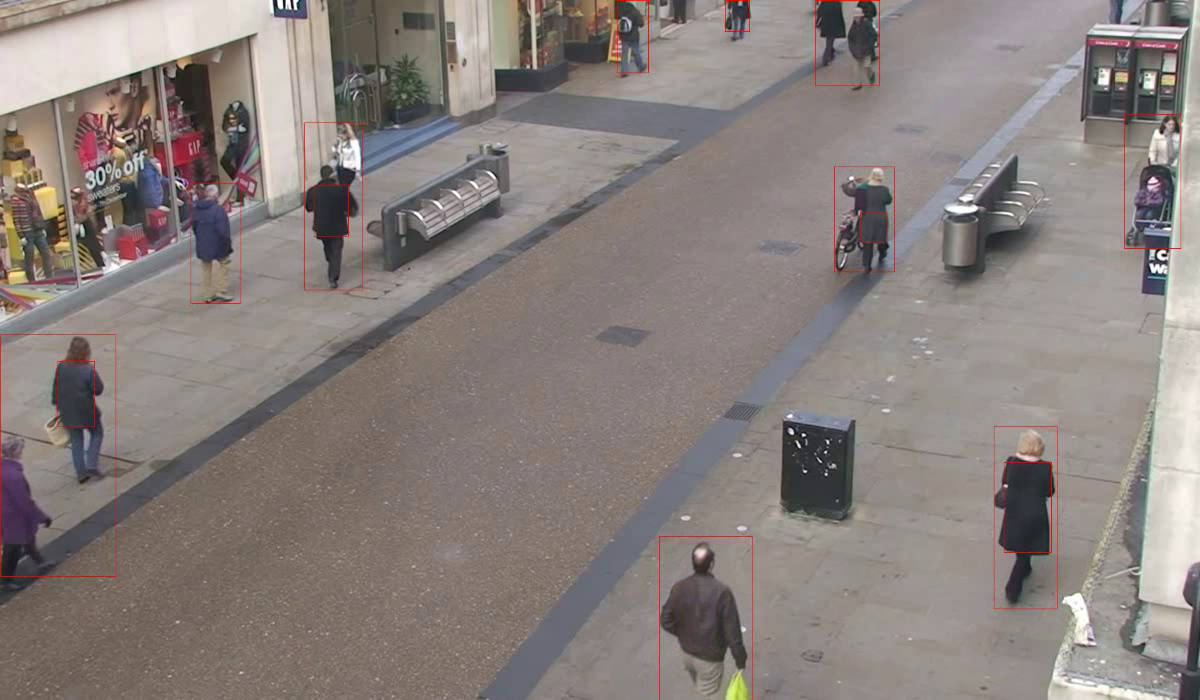
#> input picture frame 14 of videos/people_detection.avi, 1200 x 700 px, given in place of example_2.mp4, which was not available
$ python 'Motion Detection .py'
#> lines starting #> are read from the running program, lines starting #| are printed output that depends on the picture; after the words box and inside, x2 and y2 are one past the last pixel; in counts of white or black regions, pixels touching at a corner belong together; pictures that were not available may be replaced by others from this repository, and a replacement may not be noted
# -*- coding: utf-8 -*-
"""
Created on Sat May 29 18:04:11 2021

@author: Microsoft
"""


import cv2 as cv
import numpy as np
import os

os.chdir("D:\Courses\Machine learning and Deep learning\open cv\Computer vision with Ahmed Ibrahim\data")

cap=cv.VideoCapture("example_2.mp4")


# (returns float which we need to convert to integer for later on!)
width = int(cap.get(cv.CAP_PROP_FRAME_WIDTH))
height = int(cap.get(cv.CAP_PROP_FRAME_HEIGHT))


fourcc=cv.VideoWriter_fourcc(*'XVID')

writer=cv.VideoWriter("people_detection.avi",fourcc, 10 , (1200,700) )


ret,frame1=cap.read()
#> frame1 is the input picture: shape (700, 1200, 3); mean B, G, R 125.2, 128.6, 137.5
ret,frame2=cap.read()
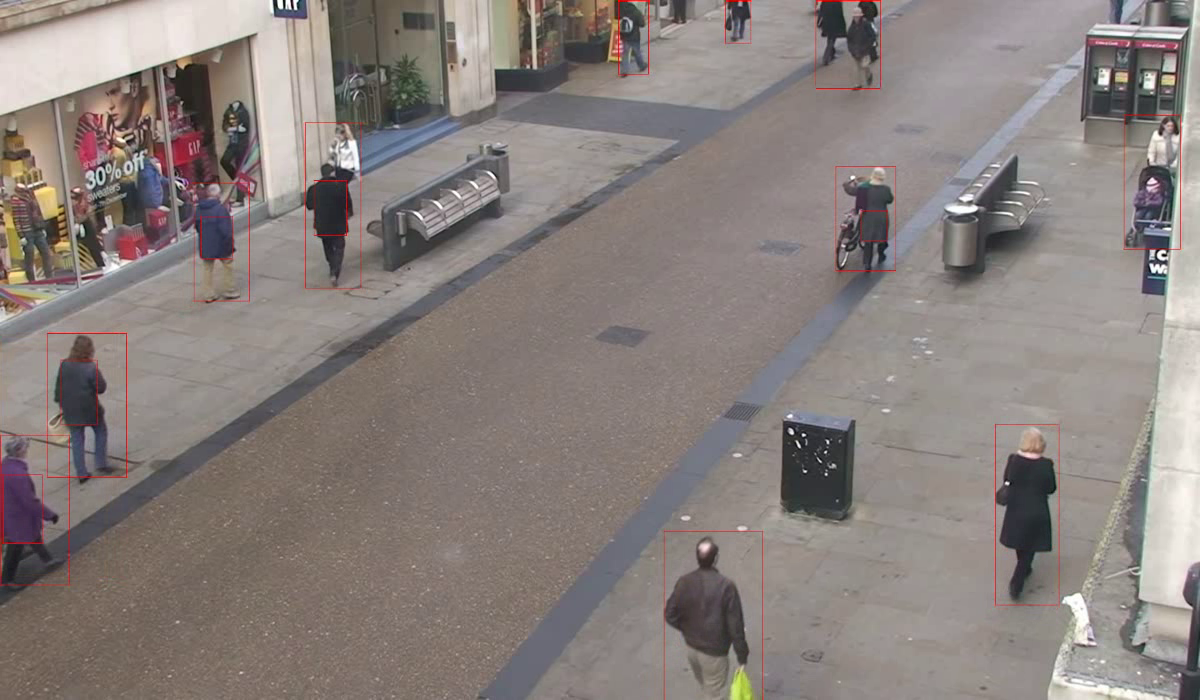
#> input picture frame 15 of videos/people_detection.avi, 1200 x 700 px, given in place of example_2.mp4, which was not available
#> frame2 is the input picture: shape (700, 1200, 3); mean B, G, R 125.1, 128.5, 137.4

kernal=np.ones((9,9),np.uint8)

while(1):

    # calculate absolute different between two frame
    ads_diff=cv.absdiff(frame1, frame2)
    img2gray=cv.cvtColor(ads_diff, cv.COLOR_BGR2GRAY)
    #do blur to enhancement the gray image
    gaussian=cv.GaussianBlur(img2gray, (5,5),0)
    # get thresh hold tht convert image to binary
    _,thresh=cv.threshold(gaussian, 20, 255, cv.THRESH_BINARY)
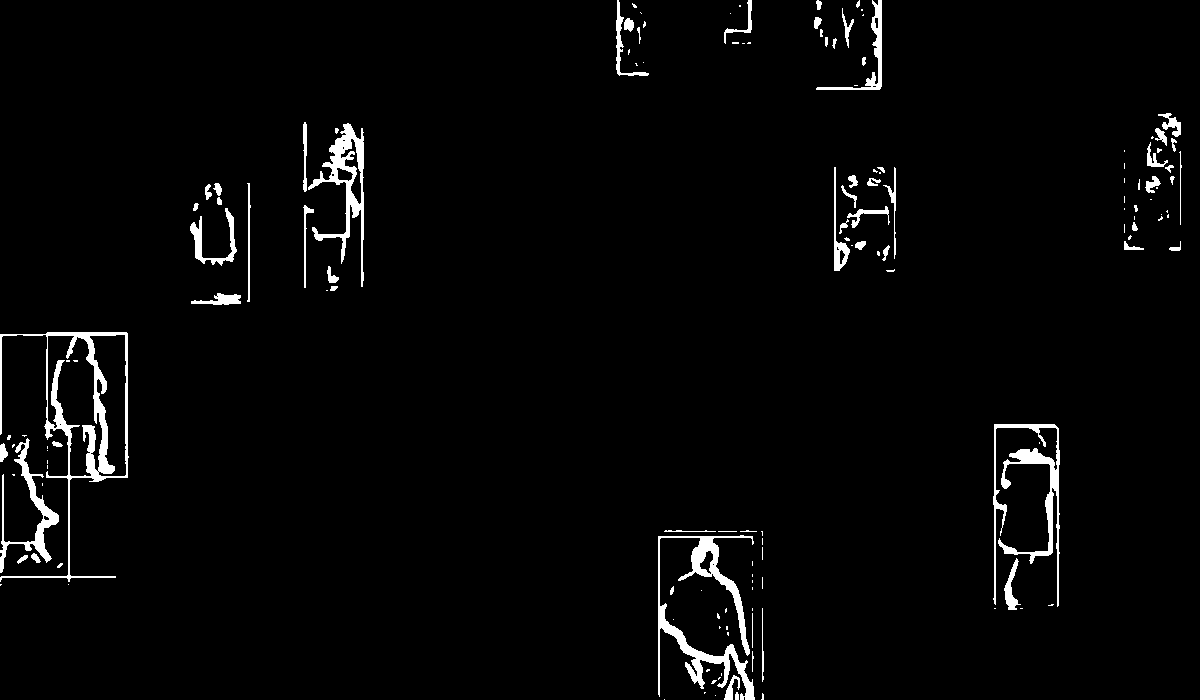
#> thresh: shape (700, 1200); 2.7% white; 146 white regions (82 under 20 px), largest, box (x1, y1, x2, y2) and area: (0, 332, 129, 582) 4268, (658, 535, 755, 700) 3595, (993, 424, 1060, 607) 2644
    # dilate + erode (closing) the pixels that make more accurate
    morphology=cv.morphologyEx(thresh,  cv.MORPH_CLOSE, kernal, iterations=5)
#> morphology: shape (700, 1200); 10.9% white; 10 white regions
    #find the contours from the transformation image
    contours,_=cv.findContours(morphology, cv.RETR_TREE, cv.CHAIN_APPROX_SIMPLE)
#> contours = 11 contours; largest, box (x1, y1, x2, y2) and area: (0, 332, 129, 586) 25422, (658, 530, 764, 700) 17575, (993, 424, 1060, 610) 11772, (303, 122, 364, 291) 9651, (1124, 113, 1200, 251) 8878

    for contour in contours:
        #give bounding rectangle box from contours
        (x,y,w,h)=cv.boundingRect(contour)

        if cv.contourArea(contour)<600:
            continue
        #draw rectangle on frame1
        cv.rectangle(frame1, (x,y), (x+w, y+h), (0,0,255))
#> this loop made 11 passes
#> (x, y, w, h) on passes 1 to 8: (658, 530, 106, 170), (993, 424, 67, 186), (0, 332, 129, 254), (1, 335, 46, 101), (190, 183, 61, 122), (834, 167, 62, 105), (303, 122, 61, 169), (1124, 113, 76, 138)
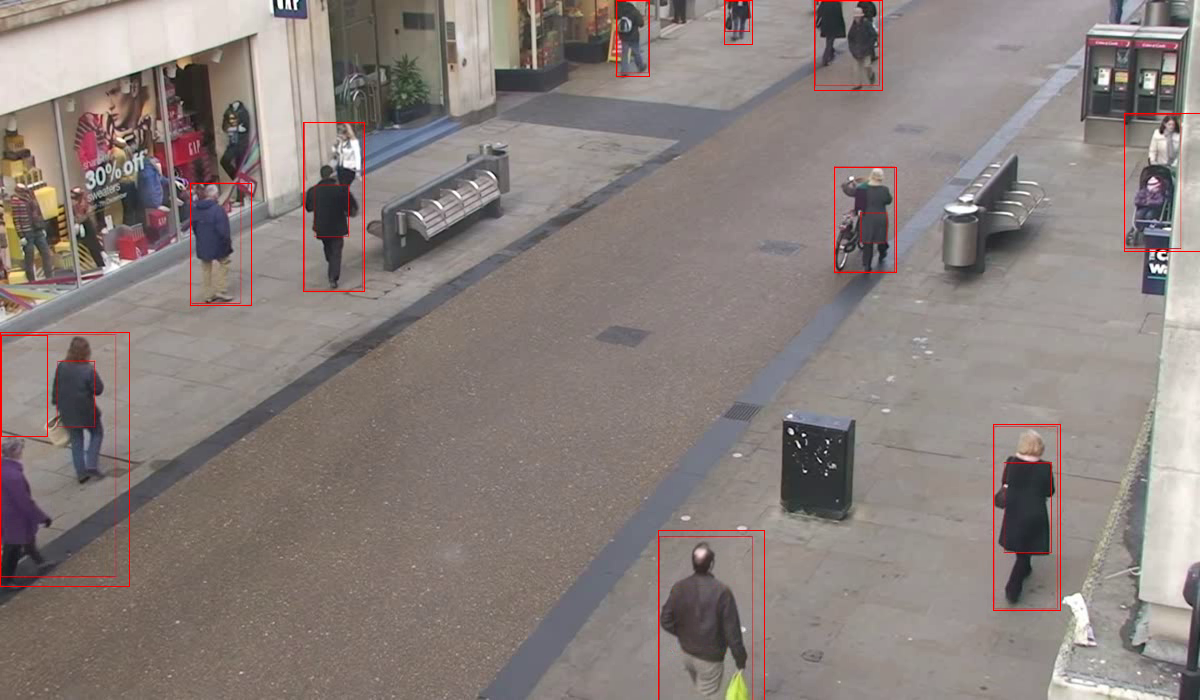
#> frame1: shape (700, 1200, 3); 0.49% of pixels changed, all inside (x1, y1, x2, y2) = (0, 0, 1200, 700)

    # cv.drawContours(frame1, contour, -1, (0,255,0),10)
    image = cv.resize(frame1, (1200,700))
    writer.write(image)
    cv.imshow("motion detection",frame1)
    cv.imshow("morphology",morphology)


    #give more frame and repeates
    frame1=frame2
    _,frame2=cap.read()
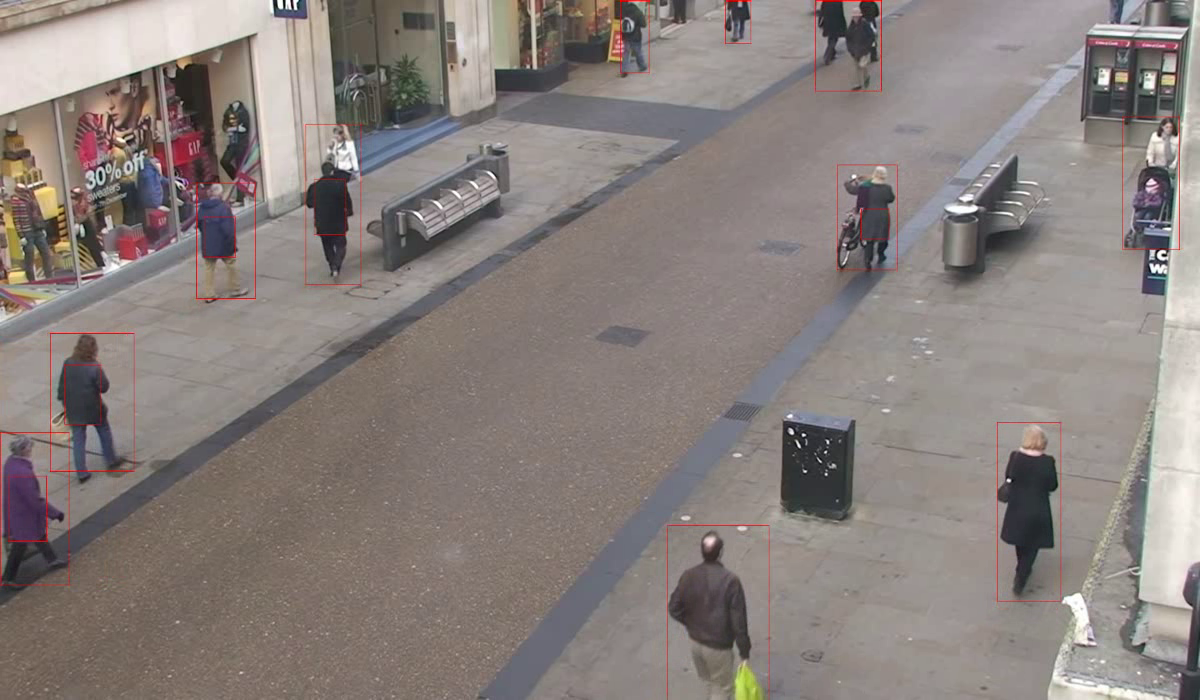
#> input picture frame 16 of videos/people_detection.avi, 1200 x 700 px, given in place of example_2.mp4, which was not available
#> frame2 is the input picture: shape (700, 1200, 3); mean B, G, R 125.1, 128.5, 137.3

    if cv.waitKey(50)==27:
#> (key Esc is pressed here)
        break


cap.release()
writer.release()
cv.destroyAllWindows()

$ run again, starting later in the video
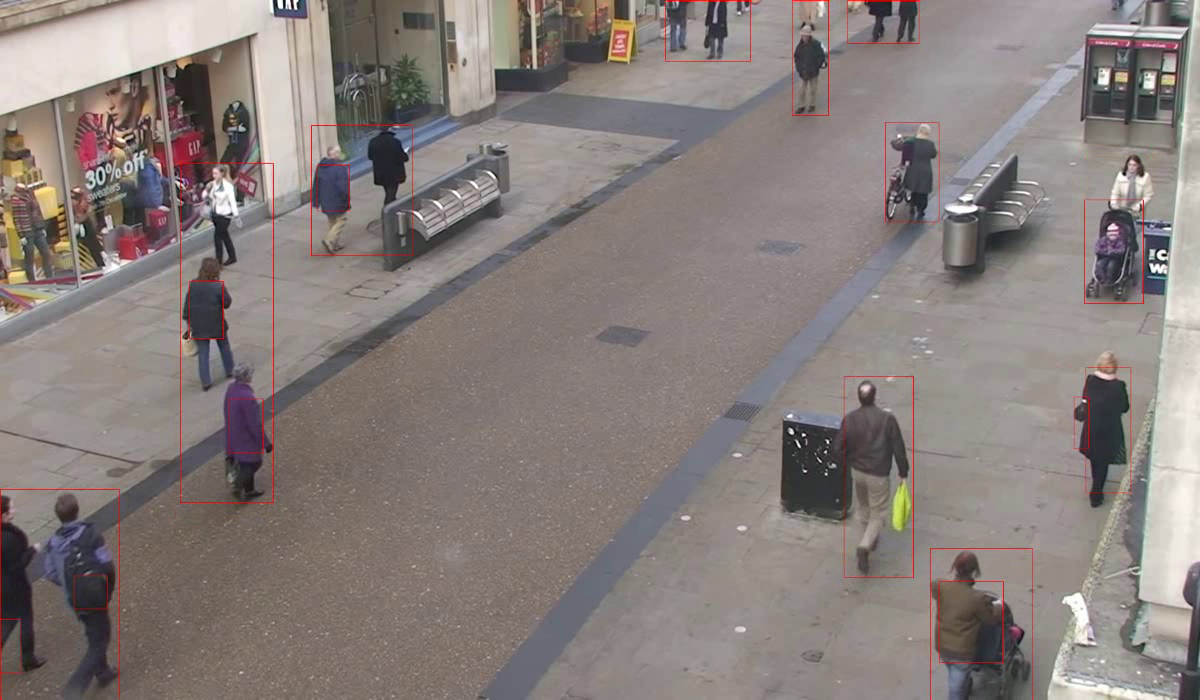
#> input picture frame 64 of videos/people_detection.avi, 1200 x 700 px, given in place of example_2.mp4, which was not available
#> frame1 is the input picture: shape (700, 1200, 3); mean B, G, R 123.8, 126.8, 136
#> `_,thresh=cv.threshold(gaussian, 20, 255, cv.THRESH_BINARY)`:
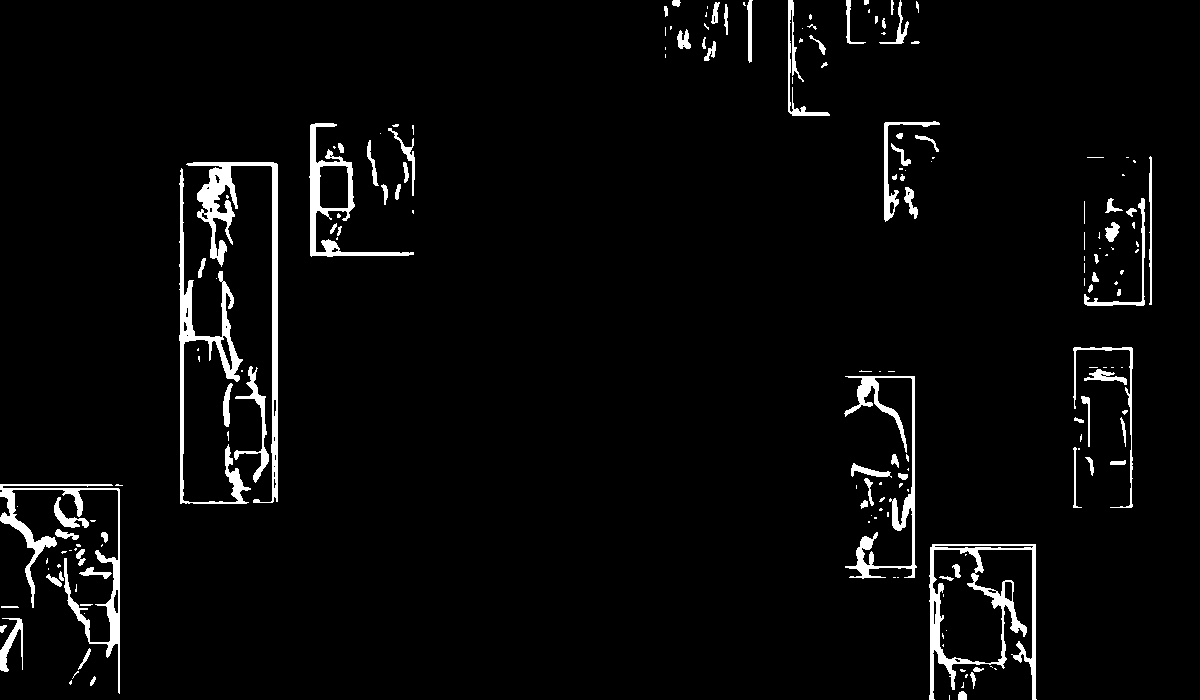
#> thresh: shape (700, 1200); 3.7% white; 183 white regions (98 under 20 px), largest, box (x1, y1, x2, y2) and area: (186, 162, 278, 503) 4122, (929, 544, 1037, 700) 3782, (179, 168, 251, 504) 3460
#> morphology: shape (700, 1200); 14.3% white; 7 white regions
#> contours = 11 contours; largest, box (x1, y1, x2, y2) and area: (179, 123, 415, 504) 48904, (844, 370, 1037, 700) 25503, (0, 484, 123, 700) 18000, (664, 0, 920, 116) 14750, (1073, 347, 1133, 508) 9200
#> the loop `for contour in contours:` made 11 passes
#> (x, y, w, h) on passes 1 to 8: (0, 484, 123, 216), (844, 370, 193, 330), (946, 595, 56, 64), (1073, 347, 60, 161), (1084, 156, 68, 150), (179, 123, 236, 381), (183, 424, 43, 78), (226, 244, 47, 50)
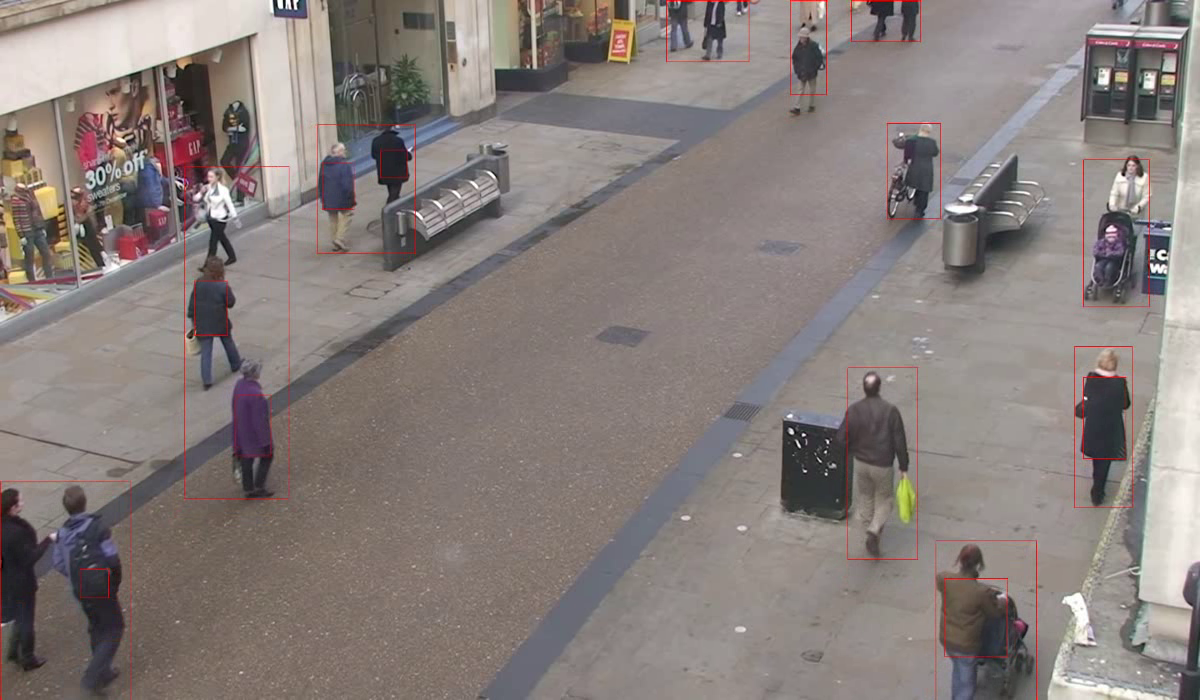
#> input picture frame 66 of videos/people_detection.avi, 1200 x 700 px, given in place of example_2.mp4, which was not available
#> frame2 is the input picture: shape (700, 1200, 3); mean B, G, R 123.7, 126.6, 135.8
